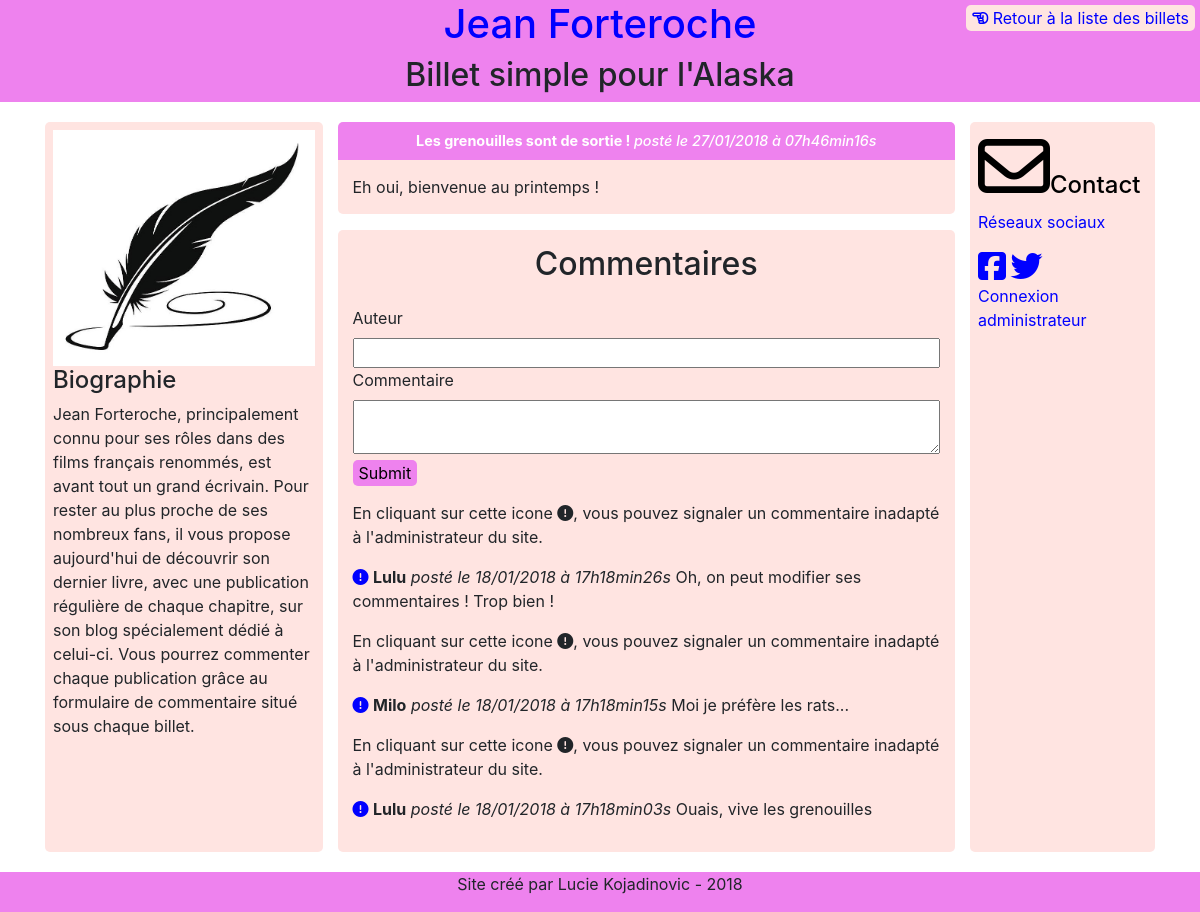
Before: /index.php?action=post&id=2 with the older database file.
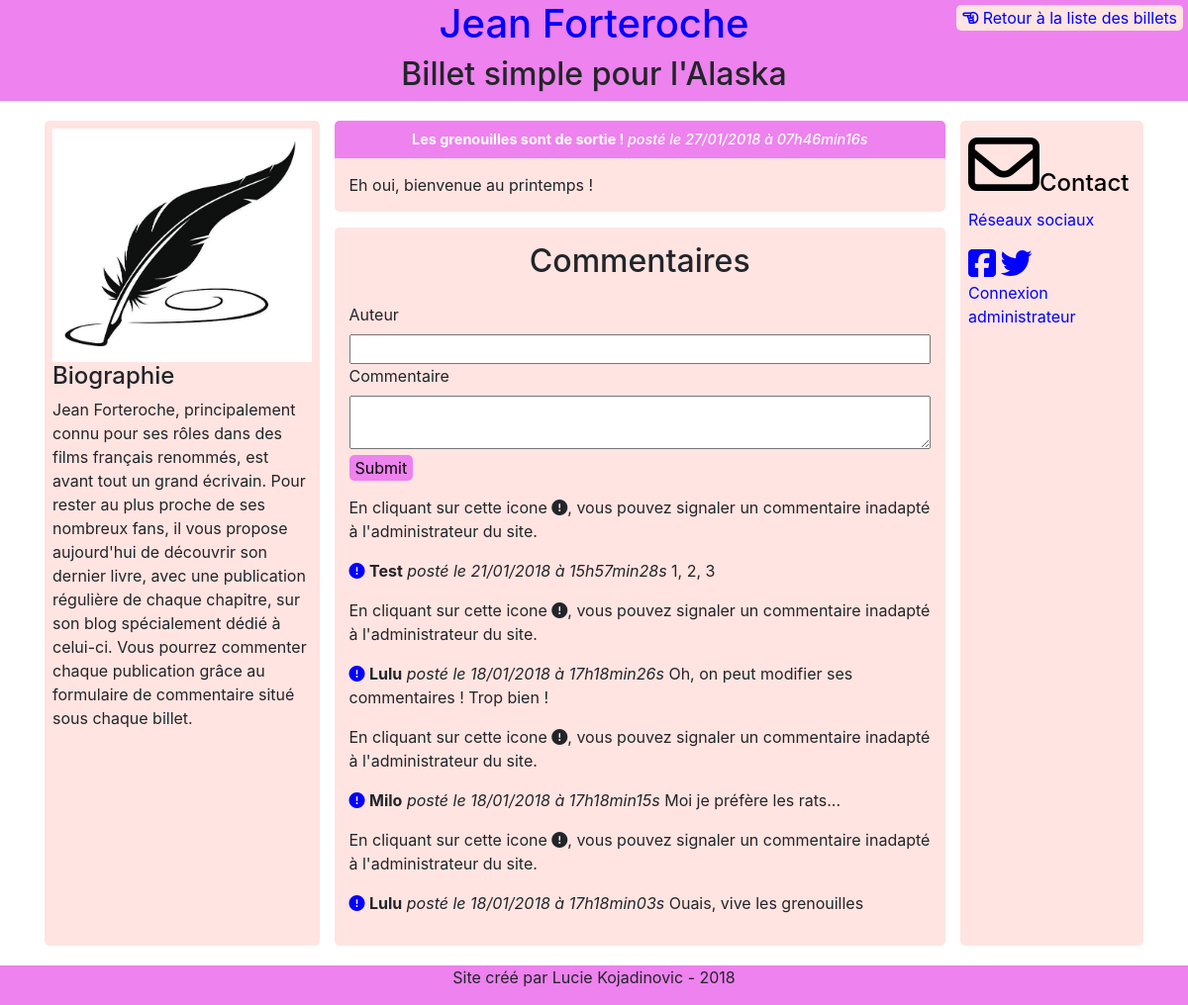
After: the same page with the newer database file.
### tables this page shows
CREATE TABLE `comments` (
  `id` int(11) NOT NULL,
  `id_post` int(11) NOT NULL,
  `author` varchar(255) NOT NULL,
  `comment` text NOT NULL,
  `comment_date` datetime NOT NULL,
  `signalised` tinyint(1) NOT NULL DEFAULT '0'
);

### controler/frontend.php (called while the page is built, shortened)
<?php
require_once('./model/PostManager.php');
require_once('./model/CommentManager.php');
class FrontendControler
{
	public function post($postId, $signalised = false) {
		$postManager = new \Kldr\Blog\Model\PostManager();
		$commentManager = new \Kldr\Blog\Model\CommentManager();
		$post = $postManager->getPost($postId);
		$comments = $commentManager->getComments($postId);
		require('./view/frontend/postView.php');
	}
}

### model/PostManager.php (called while the page is built, shortened)
<?php
class PostManager extends Manager
{
    public function getPost($postId) {
        $db = $this->dbConnect();
        $req = $db->prepare('SELECT id, title, content, DATE_FORMAT(creation_date, \'%d/%m/%Y à %Hh%imin%ss\') AS creation_date FROM posts WHERE id = ?');
        $req->execute(array($postId));
        $post = $req->fetch();
        return $post;
    }
}

### model/CommentManager.php (called while the page is built, shortened)
<?php
class CommentManager extends Manager
{
    public function getComments($postId)
    {
		$db = $this->dbConnect();
	    $comments = $db->prepare('SELECT id, id_post, author, comment, DATE_FORMAT(comment_date, \'%d/%m/%Y à %Hh%imin%ss\') AS comment_date FROM comments WHERE id_post = ? ORDER BY comment_date DESC');
	    $comments->execute(array($postId));
    return $comments;
	}
}

### view/frontend/postView.php (the view, shortened to what this page needs)
<div>
    <button type="submit" id="return"><a href="index.php"><i class="fa fa-hand-o-left" aria-hidden="true"></i> Retour à la liste des billets</a></button>
</div>
<div class="col-md-7">
    <?php
    if(!empty($post)) {
    ?>
        <div class="news">
            <h3>
                <strong><?php echo htmlspecialchars($post['title']); ?> </strong>
                <i>posté le <?php echo htmlspecialchars($post['creation_date']); ?> </i>
            </h3>
            <p>
            <?php echo nl2br (htmlspecialchars($post['content'])); ?>
            </p>
        </div>
    <?php
    } else {
        echo "<p>Ce billet n'existe pas !</p>";
    }
    ?>
    <div id="commentDisplay" class="row">
        <h2>Commentaires</h2>
        <form action="index.php?action=addComment&amp;id=<?php echo htmlspecialchars($post['id']); ?>" method="post" id="formComment">
            <div id="commentView">
                <label for="author">Auteur</label><br />
                <input type="text" id="author" name="author" />
            </div>
            <div>
                <label for="comment">Commentaire</label><br />
                <textarea id="comment" name="comment"></textarea>
            </div>
            <div>
                <input type="submit" id="submitComment" />
            </div>
        </form>
        <?php
        while ($comment = $comments->fetch()) {
            ?>
            <p>En cliquant sur cette icone <i class="fa fa-exclamation-circle" aria-hidden="true"></i>, vous pouvez signaler un commentaire inadapté à l'administrateur du site.</p>
            <p>
                <a href="index.php?action=signalComment&amp;id=<?php echo htmlspecialchars($comment['id']); ?>&amp;postId=<?php echo htmlspecialchars($_GET['id']); ?>"><i class="fa fa-exclamation-circle" aria-hidden="true"></i></a>
                <strong><?php echo htmlspecialchars($comment['author']); ?></strong>
                <i>posté le <?php echo htmlspecialchars($comment['comment_date']); ?> </i>
                <?php echo nl2br(htmlspecialchars($comment['comment'])); ?>
            </p>
        <?php
        }
        ?>
    </div>
</div>
<?php require('./view/template.php'); ?>

Changed rows visible on the page:
added comments: author "Test", comment_date "21/01/2018 à 15h57min28s", comment "1, 2, 3"
